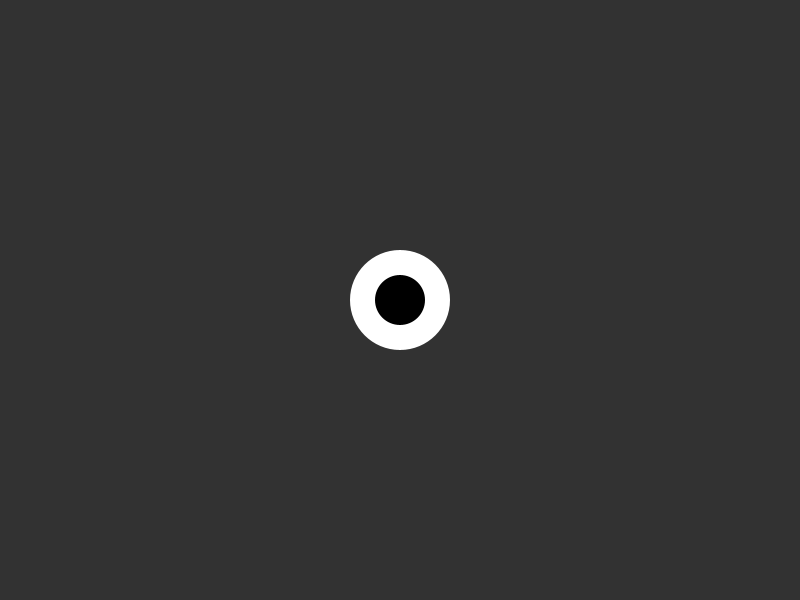
Frame 1 (no input)
Frame 60 (the mouse pressed at the canvas centre just before this capture): identical to frame 1, image omitted
Frame 120 (the mouse held since frame 60 and released just before this capture): identical to frame 1, image omitted

The Processing sketch that drew this single still picture (run headless with seeded random() and noise(); from frame 60 on, the mouse is pressed at the canvas centre):

// Processing sketch: eyeball
// ── eyeball.pde
float eye_x = 400;
float eye_y = 300;
float eye = 100;
float iris_x = 0;
float iris_y = 0;
float iris = eye/2;
float pupil = iris/3;
float alpha = 255;

void setup() {
  size (800, 600);
}

void draw() {
  background(50, 50, 50);

  pushMatrix();  
  translate(eye_x, eye_y);
  noStroke();
  fill(255, 255, 255, alpha);
  ellipse(0, 0, eye, eye);
  fill(0, 0, 0, alpha);
  ellipse(iris_x, iris_y, iris, iris);
  popMatrix();

  fidget();
}

void fidget() {
  if (keyPressed) {
    iris_x = random(-pupil, pupil);
    iris_y = random(-pupil, pupil);
  }
}
